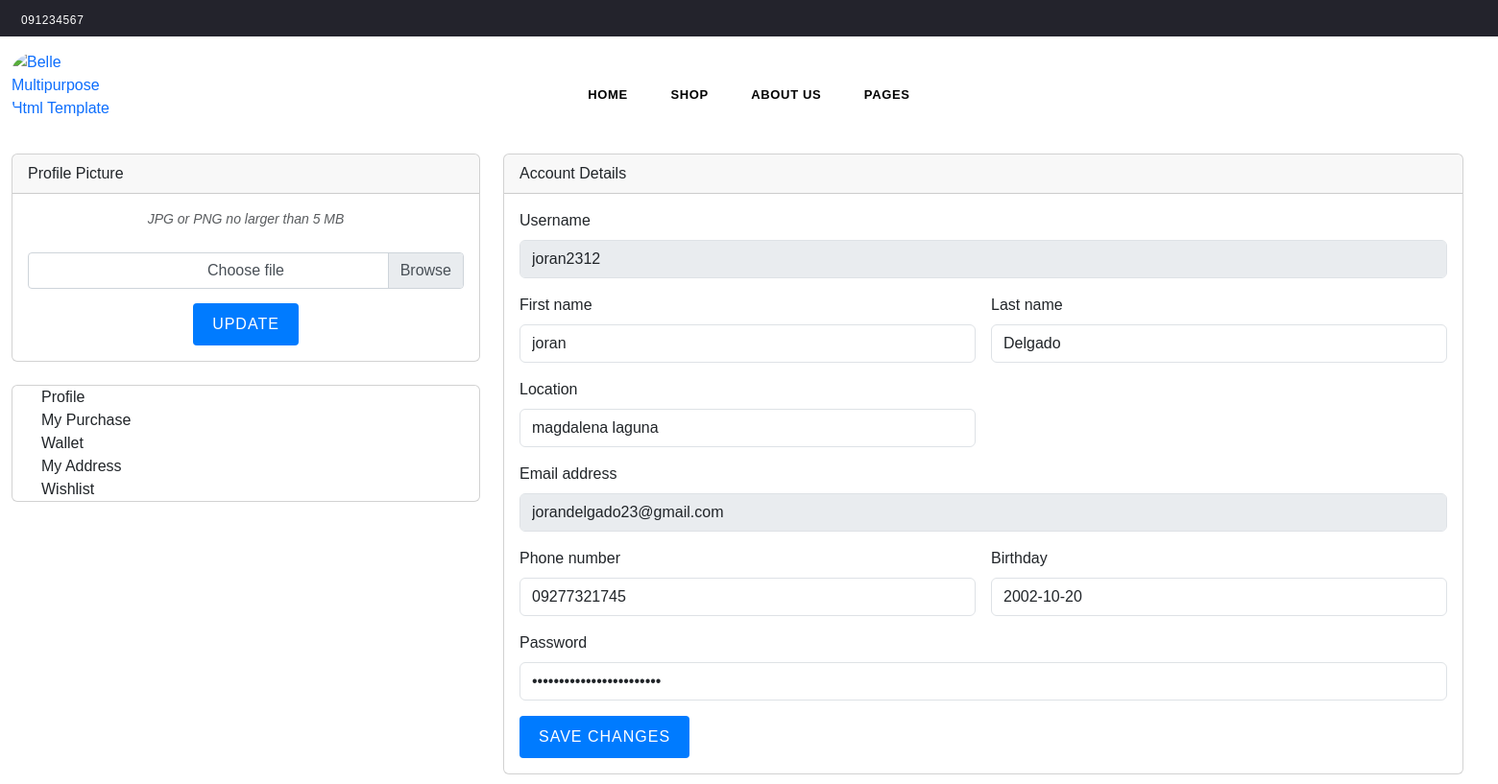
/prof (signed in), run on the app's committed database.
### tables this page shows
CREATE TABLE "users" (
	"id"	INTEGER,
	"first_name"	TEXT,
	"last_name"	TEXT,
	"email"	TEXT,
	"password"	TEXT,
	"role"	TEXT,
	"shop_name"	TEXT,
	"username"	TEXT,
	"birthday"	TEXT,
	"location"	TEXT,
	"phone_number"	TEXT,
	"session_id"	TEXT,
	"image_filename"	,
	"reset_token"	TEXT,
	"wallet_balance"	REAL,
	PRIMARY KEY("id" AUTOINCREMENT)
);

### app.py (the view)
@app.route('/prof', methods=['GET'])
def prof():
    conn = sqlite3.connect('users.db')
    cursor = conn.cursor()
    email_name = session.get('email')
    logged_in = True if email_name else False
    cursor.execute('SELECT * FROM users WHERE email = ?',(email_name,))
    user_data = cursor.fetchone()
    if user_data:
        username = user_data[7]
        firstname = user_data[1]
        lastname = user_data[2]
        email = user_data[3]
        phone_number = user_data[10]
        birthday = user_data[8]
        location = user_data[9]
        id = user_data[0]
        image_filename = user_data[12]
        password = user_data[4]
    conn.close()
    return render_template('profile.html', username=username, lastname=lastname, firstname=firstname,
                            phone_number=phone_number, birthday=birthday, location=location, id=id,
                           image_filename=image_filename, email_name=email_name, logged_in=logged_in, email=email, password=password)

### app.py (called while the page is built)
@app.teardown_appcontext
def close_connection(exception):
    db = getattr(g, 'db', None)  # Use 'db' instead of '_database'
    if db is not None:
        db.close()

### templates/profile.html (shortened to what this page needs)
<!DOCTYPE html>
<html lang="en">
<head>
    <link rel="stylesheet" href="https://cdnjs.cloudflare.com/ajax/libs/animate.css/4.1.1/animate.min.css"
 />
    <link rel="stylesheet" href="https://cdn.jsdelivr.net/npm/sweetalert2@11.1.4/dist/sweetalert2.min.css">
    <link rel="stylesheet" href="/static/assets/css/plugins.css">
    <link rel="stylesheet" href="/static/assets/css/bootstrap.min.css">
    <link rel="stylesheet" href="/static/assets/css/style.css">
    <link rel="stylesheet" href="/static/assets/css/responsive.css">
</head>
<body>
    {% extends 'base.html' %}
    {% block content %}
<div class="pageWrapper">
    <div class="top-header">
        <div class="container-fluid">
            <div class="row">
            	<div class="col-10 col-sm-8 col-md-5 col-lg-4">
                    <p class="phone-no"><i class="anm anm-phone-s"></i>091234567</p>
                </div>
                 <div class="col-2 col-sm-4 col-md-3 col-lg-4 text-right">
                    <ul class="customer-links list-inline">
                    </ul>
                </div>
            </div>
        </div>
    </div>
    <div class="header-wrap classicHeader animated d-flex">
    	<div class="container-fluid">
            <div class="row align-items-center">
                <div class="logo col-md-1 col-lg-2 d-none d-lg-block">
                    <a href="{{ url_for('index') }}">
                    	<img src="/static/assets/images/sport/grearuplogo.png" alt="Belle Multipurpose Html Template" title="Belle Multipurpose Html Template" />
                    </a>
                </div>
                <div class="col-2 col-sm-3 col-md-3 col-lg-8">
                	<nav class="grid__item" id="AccessibleNav">
                        <ul id="siteNav" class="site-nav medium center hidearrow">
                            <li class="lvl1 parent megamenu"><a href="{{ url_for('index') }}">Home </a>
                            </li>
                            <li class="lvl1 parent megamenu"><a href="{{ url_for('shop') }}">Shop </a>
                            </li>
                        <li class="lvl1 parent megamenu"><a href="{{ url_for('aboutus') }}">About Us </a>
                        </li>
                        <li class="lvl1 parent dropdown"><a href="#">Pages </a>
                    </nav>
                </div>
                            <div class="row flex-nowrap">
                                <div class="col-xl-4">
                                <div class="card mb-4">
                                    <div class="card-header">Profile Picture</div>
                                    <div class="card-body text-center">
                                        <form action="{{ url_for('update_picture') }}" method="post" enctype="multipart/form-data" id="profile-form">
                                            {% if image_filename %}
                                            <img class="img-account-profile mb-2" src="{{ url_for('uploaded_file', image_filename=image_filename) }}" alt="profile Image">
                                            <div class="custom-file mt-3">
                                                <input type="file" class="custom-file-input" name="new_profile_picture" accept="image/png, image/jpeg" id="update-input" style="display: none" />
                                                <label class="custom-file-label" for="update-input">Choose file</label>
                                            </div>
                                            <button class="btn btn-primary mt-2" type="submit">Update Profile Picture</button>
                                            {% else %}
                                            <div class="small font-italic text-muted mb-4">JPG or PNG no larger than 5 MB</div>
                                            <div class="custom-file">
                                                <label class="custom-file-label" for="upload-input">Choose file</label>
                                            </div>
                                            <button class="btn btn-primary mt-2" type="button" id="toggle-button">Update</button>
                                            {% endif %}
                                        </form>
                                    </div>
                                </div>
                                <div class="card">
                                    <nav class="grid__item">
                                        <a class="nav-link active ms-0" href="#" target="__blank">Profile</a>
                                        <a class="nav-link" href="{{ url_for('order_detail') }}">My Purchase</a>
                                        <a class="nav-link" href="{{ url_for('users_wallet') }} ">Wallet</a>
                                        <a class="nav-link" href="{{ url_for('own_address') }}">My Address</a>
                                        <a class="nav-link" href="{{ url_for('WISHLIST') }}">Wishlist</a>
                                    </nav>
                                </div>
                            </div>
                            <div class="col-lg-8">
                                <div class="card account-details-card">
                                    <div class="card-header">Account Details</div>
                                    <div class="card-body">
                                        <form method="POST" action="/update_prof">
                                            <div class="mb-3">
                                                <label class="form-label" for="inputUsername">Username</label>
                                                <input class="form-control" id="inputUsername" type="text" placeholder="Enter your username" name="new_username" value="{{ username }}" readonly>
                                            </div>
                                            <div class="row gx-3 mb-3">
                                                <div class="col-md-6">
                                                    <label class="form-label" for="inputFirstName">First name</label>
                                                    <input class="form-control" id="inputFirstName" type="text" placeholder="Enter your first name" name="new_firstname" value="{{ firstname }}">
                                                </div>
                                                <div class="col-md-6">
                                                    <label class="form-label" for="inputLastName">Last name</label>
                                                    <input class="form-control" id="inputLastName" type="text" placeholder="Enter your last name" name="new_lastname" value="{{ lastname }}">
                                                </div>
                                            </div>
                                            <div class="row gx-3 mb-3">
                                                <div class="col-md-6">
                                                    <label class="form-label" for="inputLocation">Location</label>
                                                    <input class="form-control" id="inputLocation" type="text" placeholder="Enter your location" name="new_location" value="{{ location }}">
                                                </div>
                                            </div>
                                            <div class="mb-3">
                                                <label class="form-label" for="inputEmailAddress">Email address</label>
                                                <input class="form-control" id="inputEmailAddress" type="email" placeholder="Enter your email address" name="new_email" value="{{ email }}" required readonly>
                                            </div>
                                            <div class="row gx-3 mb-3">
                                                <div class="col-md-6">
                                                    <label class="form-label" for="inputPhone">Phone number</label>
                                                    <input class="form-control" id="inputPhone" type="tel" placeholder="Enter your phone number" name="new_phone_number" value="{{ phone_number }}">
                                                </div>
                                                <div class="col-md-6">
                                                    <label class="form-label" for="inputBirthday">Birthday</label>
                                                    <input class="form-control" id="inputBirthday" type="text" name="new_birthday" placeholder="Enter your birthday" value="{{ birthday }}">
                                                </div>
                                            </div>
<div class="mb-3">
    <label class="form-label" for="inputPassword">Password</label>
    <input class="form-control" id="inputPassword" type="password" placeholder="Password" name="new_password" value="{{ password }}">
</div>
                                            <button class="btn btn-primary" type="submit">Save changes</button>
                                        </form>
                                    </div>
                                </div>
                            </div>
                        </div>
                    </div>
    {% endblock %}

### templates/profile.html (style rules this page uses)
.logo { display: flex; align-items: center; }
.logo a { text-decoration: none; display: block; }
.logo img { max-width: 50%; height: auto; }
.logo { margin-bottom: 20px; }

### templates/base.html (style rules this page uses)
body { font-family: Arial, sans-serif; margin: 0; }
.btn { display: inline-block; padding: 10px 20px; font-size: 16px; border: none; border-radius: 4px; cursor: pointer; text-decoration: none; text-align: center; color: #fff; }
.btn-primary { background-color: #007bff; }
.active { left:0; }
img { width: 30%; height: 30%; border-radius: 30%; }
.customer-links { list-style: none; padding: 0; }

### data on the page
users: new_username "joran2312", new_firstname "joran", new_lastname "Delgado", new_location "magdalena laguna", new_email "jorandelgado23@gmail.com", new_phone_number "09277321745", new_birthday "2002-10-20"
